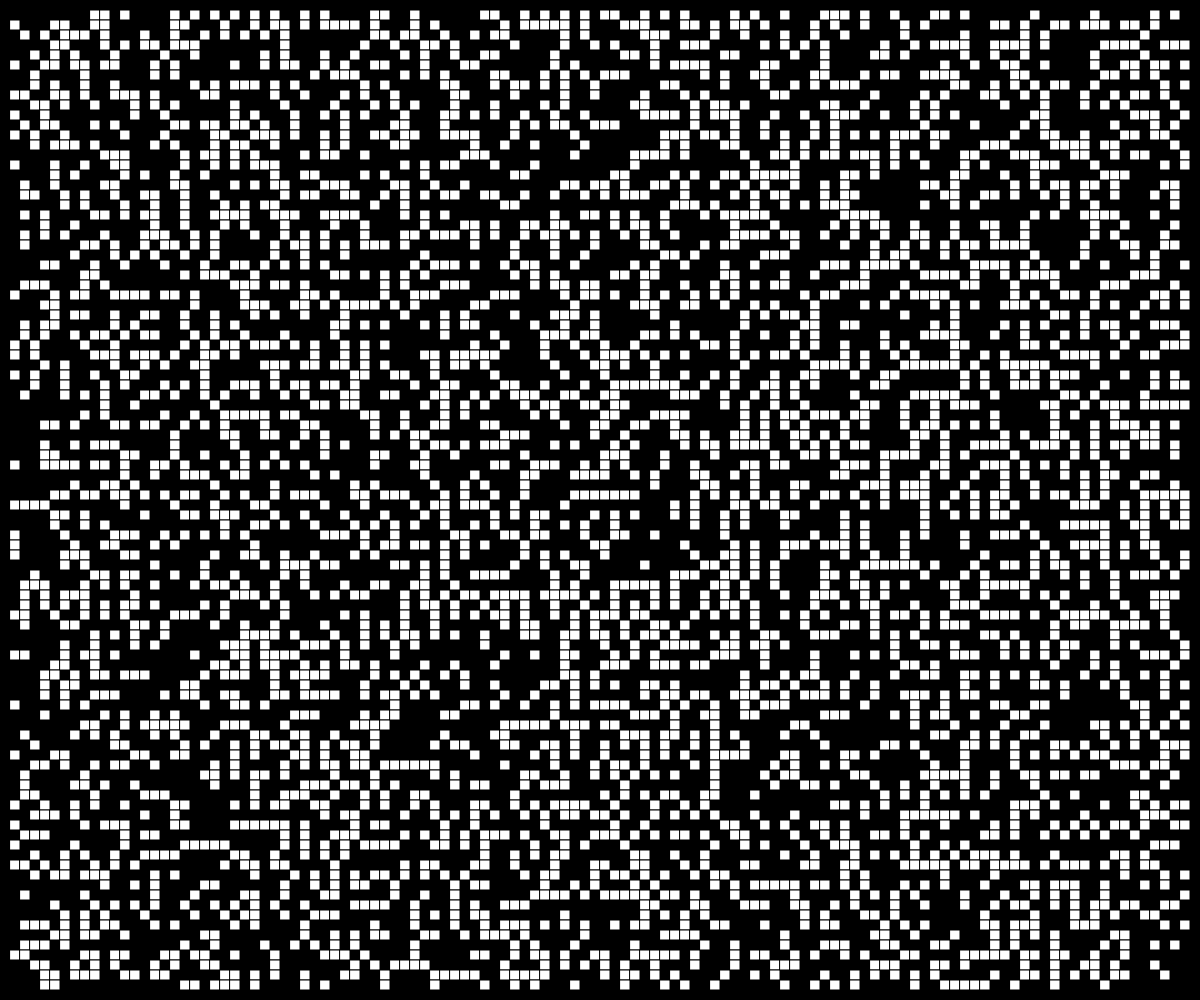
Frame 1 (no input)
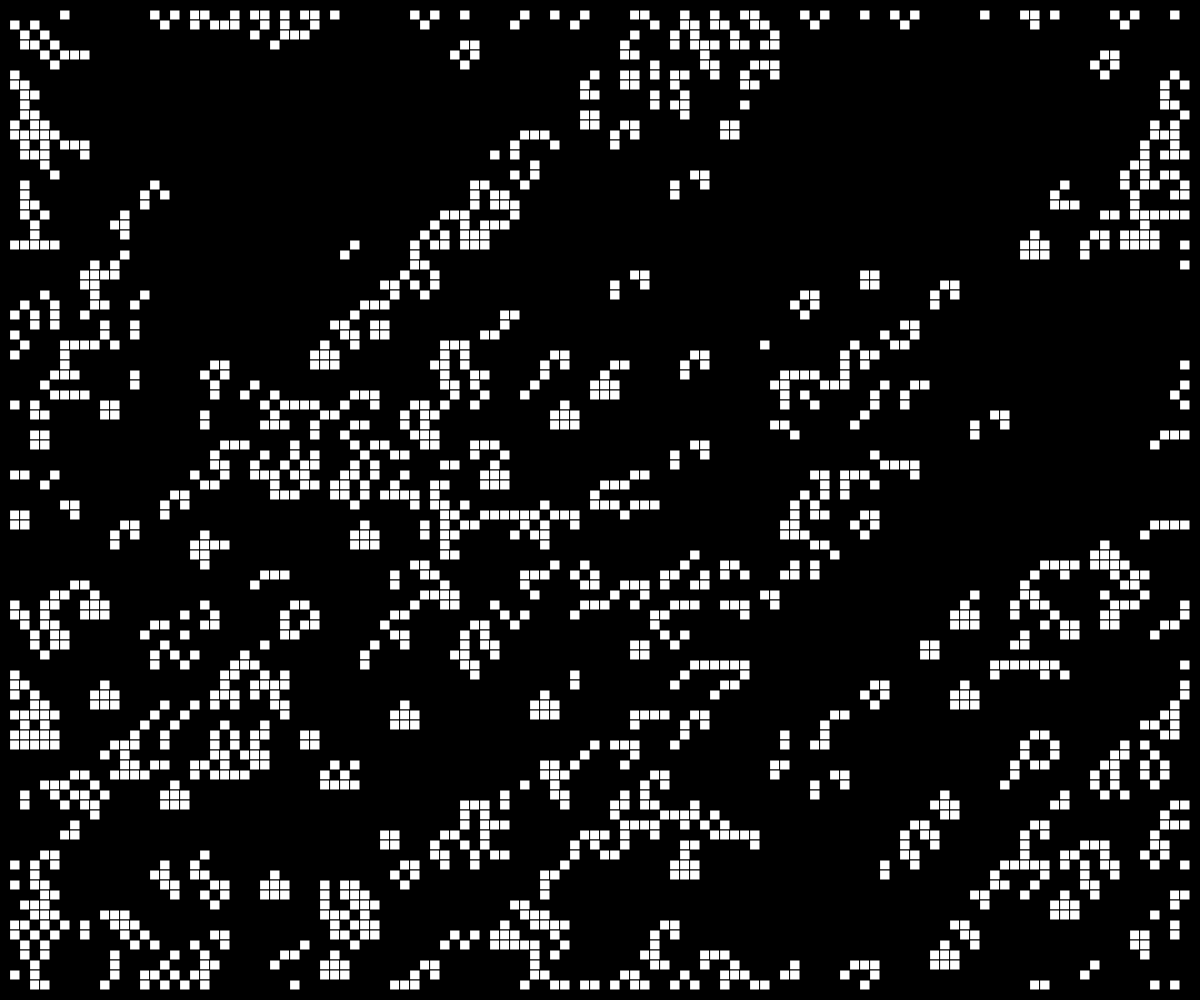
Frame 60 (no input)
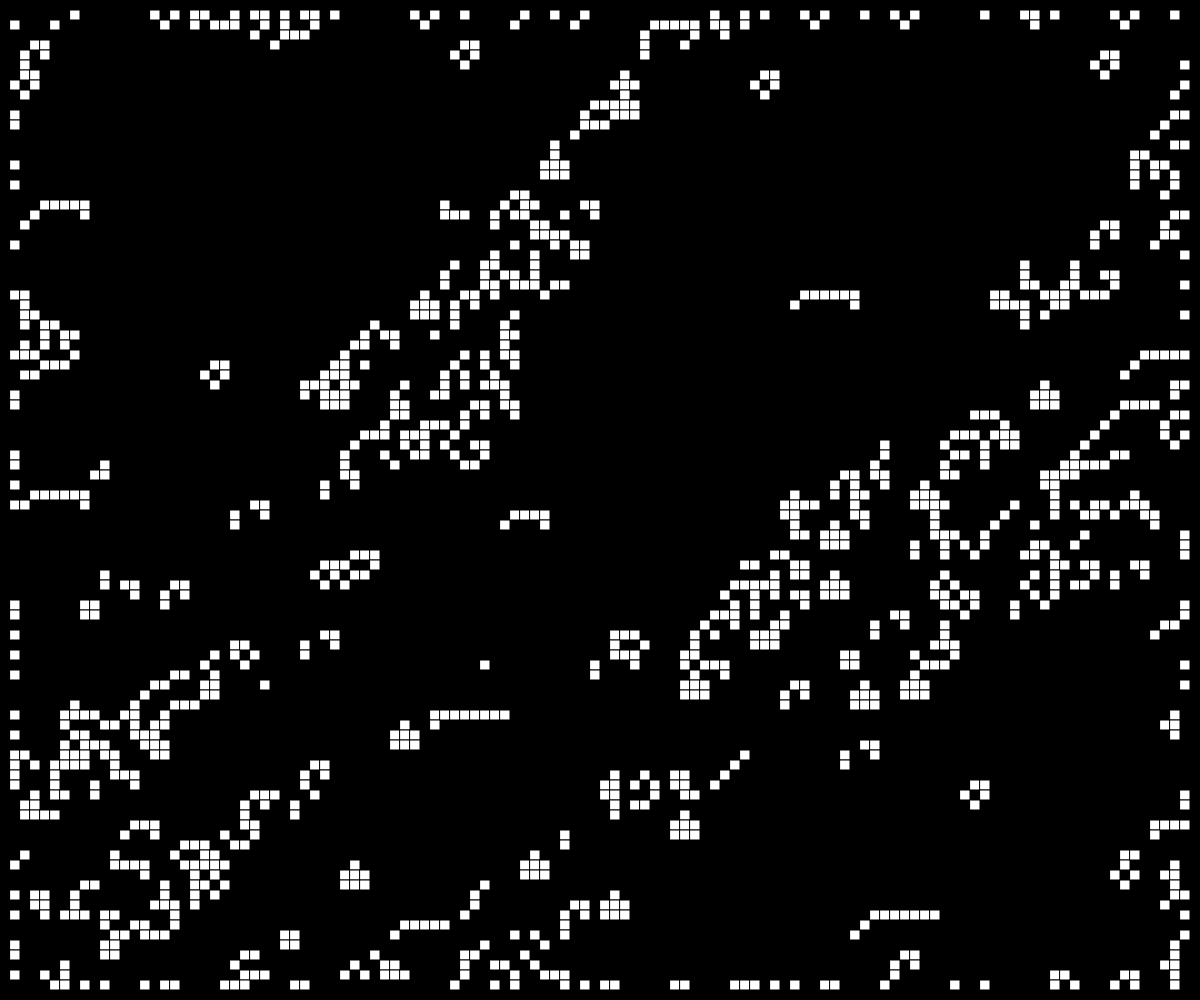
Frame 120 (the mouse pressed at the canvas centre since frame 60)

The p5.js sketch that drew these frames (run headless with seeded random() and noise() and a simulated clock; from frame 60 on, the mouse is pressed at the canvas centre):

// p5.js sketch
// ── sketch.js
const canvas_w = window.innerWidth;
const canvas_h = window.innerHeight;
const square_size = 10;

const total_cells_w = Math.trunc(canvas_w / square_size);
const total_cells_h = Math.trunc(canvas_h / square_size);
let cells = new Array(total_cells_w)
				.fill(null)
				.map(() => 
					Array.from({length:total_cells_h}, () => Math.floor(Math.random()*2))
				);


function setup() {
	createCanvas(canvas_w, canvas_h);
}

function draw() {
	frameRate(40);
	background(0);
	update_cells();

	for (let x = square_size; x < canvas_w-square_size; x += square_size)
		for (let y = square_size; y < canvas_h-square_size; y += square_size) {
			const cell = cells[x/square_size][y/square_size];
			if(cell){
				fill(255);
				square(x, y, square_size);
			}
		}
}

function update_cells() {
	for (let i = 1; i < total_cells_w-1; i++) {
		for (let j = 1; j < total_cells_h-1; j++) {
			const neighbors = get_neighbors(i, j);
			const neighbors_alive = sum(neighbors);

			const cell = cells[i][j];
			if (cell == 1 && (neighbors_alive < 2 || neighbors_alive > 3)) cells[i][j] = 0;
			else if (cell == 0 && neighbors_alive == 3) cells[i][j] = 1;
		}
	}
}

function sum(list){
	return list.reduce(
		(partial, a) => partial + a,
		0
	);
}

function get_neighbors(i, j) {
	const neighbors = [
		cells[i + 1][j],
		cells[i - 1][j],
		cells[i][j + 1],
		cells[i][j - 1],
		cells[i - 1][j - 1],
		cells[i + 1][j - 1],
		cells[i - 1][j + 1],
		cells[i + 1][j - 1],
	];

	return neighbors;
}
